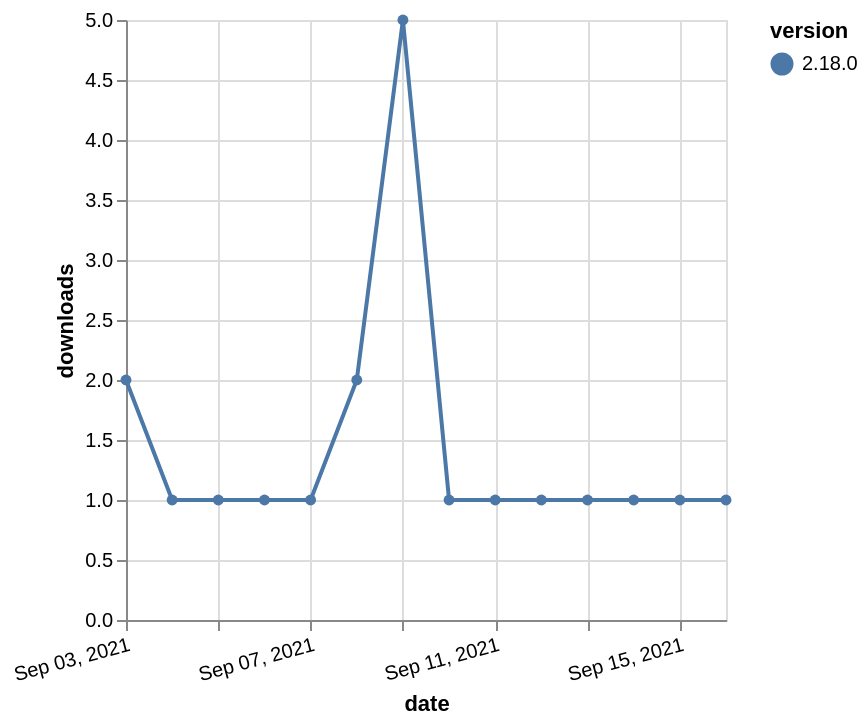

Express this chart as Vega-Lite.
### Vega-Lite specification from a JSON file in a GitHub repository (floating-point values rounded to 4 significant figures)
{"$schema": "https://vega.github.io/schema/vega-lite/v5.json", "description": "A simple bar chart with embedded data.", "data": {"values": [{"date": "2021-09-03", "total": 519, "delta": 2, "version": "2.18.0"}, {"date": "2021-09-04", "total": 520, "delta": 1, "version": "2.18.0"}, {"date": "2021-09-05", "total": 521, "delta": 1, "version": "2.18.0"}, {"date": "2021-09-06", "total": 522, "delta": 1, "version": "2.18.0"}, {"date": "2021-09-07", "total": 523, "delta": 1, "version": "2.18.0"}, {"date": "2021-09-08", "total": 525, "delta": 2, "version": "2.18.0"}, {"date": "2021-09-09", "total": 530, "delta": 5, "version": "2.18.0"}, {"date": "2021-09-10", "total": 531, "delta": 1, "version": "2.18.0"}, {"date": "2021-09-11", "total": 532, "delta": 1, "version": "2.18.0"}, {"date": "2021-09-12", "total": 533, "delta": 1, "version": "2.18.0"}, {"date": "2021-09-13", "total": 534, "delta": 1, "version": "2.18.0"}, {"date": "2021-09-14", "total": 535, "delta": 1, "version": "2.18.0"}, {"date": "2021-09-15", "total": 536, "delta": 1, "version": "2.18.0"}, {"date": "2021-09-16", "total": 537, "delta": 1, "version": "2.18.0"}]}, "width": "container", "mark": {"type": "line", "point": {"filled": true}}, "encoding": {"x": {"field": "date", "type": "temporal", "timeUnit": "yearmonthdate", "title": "date", "axis": {"labelAngle": -15}}, "y": {"field": "delta", "type": "quantitative", "title": "downloads"}, "color": {"field": "version", "type": "nominal"}, "tooltip": {"field": "delta"}}}
